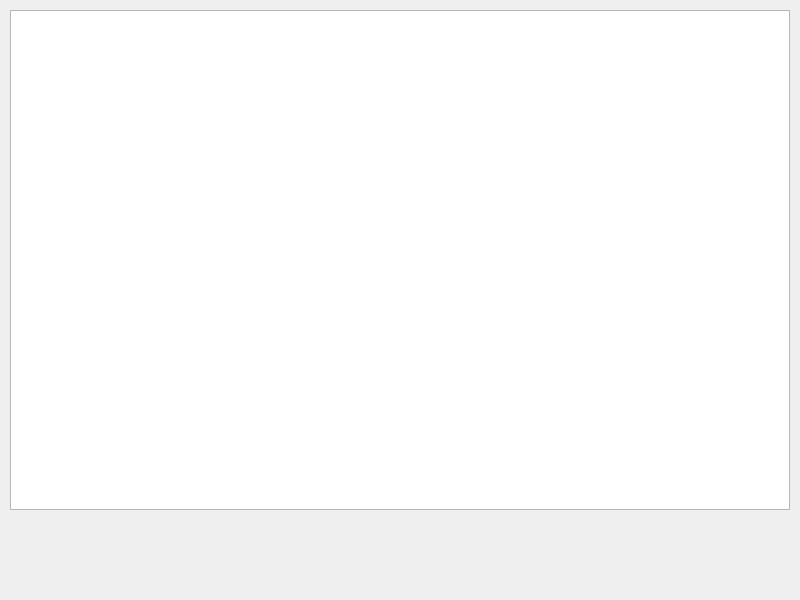
<?xml version="1.0" encoding="UTF-8"?>
<ui version="4.0">
 <class>Form</class>
 <widget class="QWidget" name="Form">
  <property name="geometry">
   <rect>
    <x>0</x>
    <y>0</y>
    <width>800</width>
    <height>600</height>
   </rect>
  </property>
  <property name="windowTitle">
   <string>Form</string>
  </property>
  <widget class="QTableWidget" name="tableWidget">
   <property name="geometry">
    <rect>
     <x>10</x>
     <y>10</y>
     <width>780</width>
     <height>500</height>
    </rect>
   </property>
   <attribute name="horizontalHeaderCascadingSectionResizes">
    <bool>true</bool>
   </attribute>
   <attribute name="horizontalHeaderDefaultSectionSize">
    <number>150</number>
   </attribute>
   <attribute name="horizontalHeaderStretchLastSection">
    <bool>true</bool>
   </attribute>
  </widget>
 </widget>
 <resources/>
 <connections/>
</ui>
